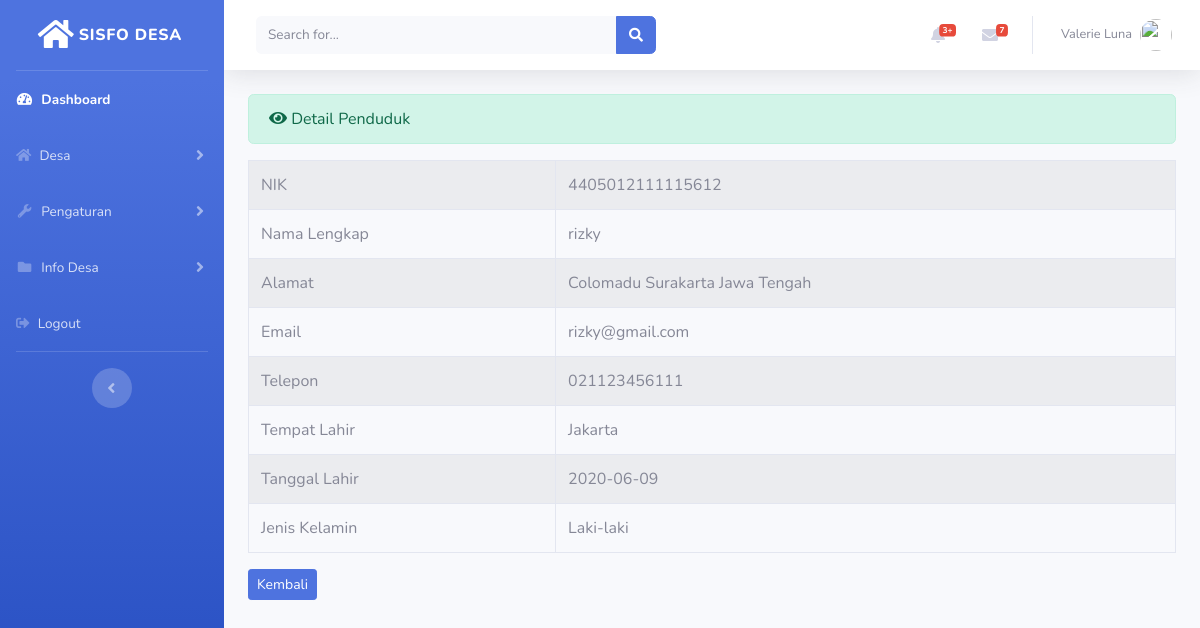
The app's page /index.php/administrator/penduduk/detail/1 with its own data.
### tables this page shows
CREATE TABLE `penduduk` (
  `id` int(11) NOT NULL,
  `nik` varchar(20) NOT NULL,
  `nama_lengkap` varchar(120) NOT NULL,
  `alamat` varchar(255) NOT NULL,
  `email` varchar(120) NOT NULL,
  `telepon` varchar(20) NOT NULL,
  `tempat_lahir` varchar(120) NOT NULL,
  `tanggal_lahir` date NOT NULL,
  `jenis_kelamin` varchar(120) NOT NULL,
  `photo` varchar(255) NOT NULL
);

### application/controllers/administrator/penduduk.php (called while the page is built, shortened)
<?php
class Penduduk extends CI_Controller
{
	public function detail($id)
	{
		$data['detail'] =  $this->penduduk_model->ambil_id_penduduk($id);
		$this->load->view('templates_administrator/header');
		$this->load->view('templates_administrator/sidebar');
		$this->load->view('administrator/penduduk_detail',$data);
		$this->load->view('templates_administrator/footer');
	}
}

### index.php (called while the page is built, shortened)
<?php
require_once BASEPATH.'core/CodeIgniter.php';

### application/models/penduduk_model.php (called while the page is built, shortened)
<?php
class Penduduk_model extends CI_Model
{
	public function ambil_id_penduduk($id)
	{
		$hasil =  $this->db->where('id',$id)->get('penduduk');
		if($hasil->num_rows() > 0)
		{
			return $hasil->result();
		}
		else
		{
			return false;
		}
	}
}

### application/views/administrator/penduduk_detail.php (the view)
<div class="container-fluid">
	<div class="alert alert-success" role="alert">
	 	<i class="fas fa-eye"></i> Detail Penduduk
	</div>
	<table class="table table hover table-bordered table-striped">
		<?php foreach($detail as $dt) : ?>
			<tr>
				<td>NIK</td>
				<td><?= $dt->nik;?></td>
			</tr>
			<tr>
				<td>Nama Lengkap</td>
				<td><?= $dt->nama_lengkap;?></td>
			</tr>
			<tr>
				<td>Alamat</td>
				<td><?= $dt->alamat;?></td>
			</tr>
			<tr>
				<td>Email</td>
				<td><?= $dt->email;?></td>
			</tr>
			<tr>
				<td>Telepon</td>
				<td><?= $dt->telepon;?></td>
			</tr>
			<tr>
				<td>Tempat Lahir</td>
				<td><?= $dt->tempat_lahir;?></td>
			</tr>
			<tr>
				<td>Tanggal Lahir</td>
				<td><?= $dt->tanggal_lahir;?></td>
			</tr>
			<tr>
				<td>Jenis Kelamin</td>
				<td><?= $dt->jenis_kelamin;?></td>
			</tr>
		<?php endforeach; ?>
	</table>
	<?= anchor('administrator/penduduk/','<div class="btn btn-sm btn-primary">Kembali</div>')?>
	<br><br>
</div>

### records on screen
penduduk: nik "4405012111115612", nama_lengkap "rizky", alamat "Colomadu Surakarta Jawa Tengah", email "rizky@gmail.com", telepon "021123456111", tempat_lahir "Jakarta", tanggal_lahir "2020-06-09", jenis_kelamin "Laki-laki"
